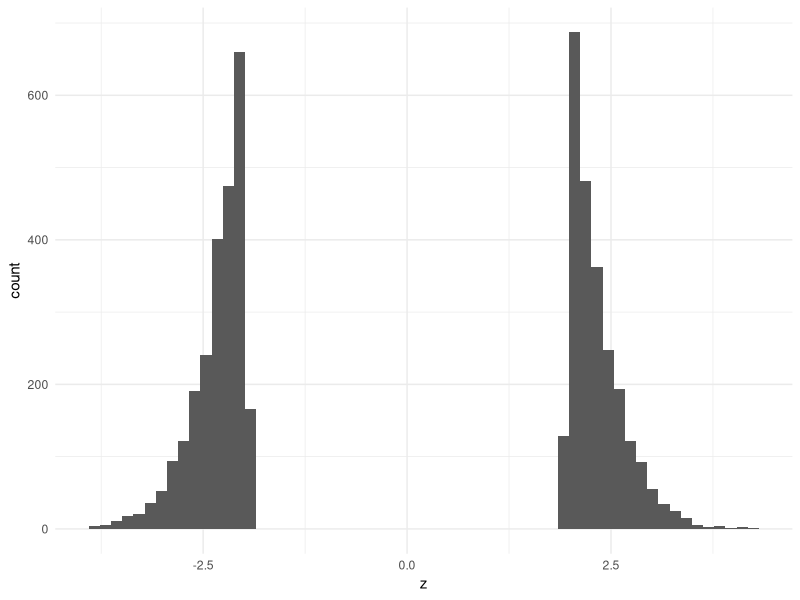

Here is the R script that generated this plot:
## ---- chunk 1
library(ggplot2)
library(dplyr)
theme_set(theme_minimal())
## ---- chunk 2
# The teacher's sheet and the sheet with solutions start from this seed. The student
# sheet gets none: the generator drops this div with the answers (convenor, 13 October).
set.seed(313)
## ---- chunk 3
z <- rnorm(1e5)
## ---- chunk 4
survivors <- z[abs(z) > 1.96]
length(survivors) / length(z)
data.frame(z = survivors) |>
  ggplot(aes(z)) + geom_histogram(bins = 60)
mean(abs(survivors))
dnorm(1.96) / (1 - pnorm(1.96))

z1 <- rnorm(1e5, mean = 1)
surv1 <- z1[z1 > 1.96]
mean(surv1)
1 + dnorm(1.96 - 1) / (1 - pnorm(1.96 - 1))
mean(surv1) / 1
## ---- chunk 5
generate_data <- function(beta0 = 0, betaX = 0, betaA = 0, betaXA = 0,
                          n = 200, proportion = 1/2) {
  X <- rnorm(n)
  A <- rbinom(n, 1, proportion)
  Y <- beta0 + betaX * X + betaA * A + betaXA * X * A + rnorm(n, sd = 1)
  data.frame(Y = Y, X = X, A = factor(A))
}

one_experiment <- function(beta0 = 0, betaX = 0, betaA = 0, betaXA = 0,
                           n = 200, proportion = 1/2) {
  one_sample <- generate_data(beta0, betaX, betaA, betaXA, n, proportion)
  one_fit <- lm(Y ~ X + A + X * A, one_sample)
  summary(one_fit)$coefficients[2, 4]
}
## ---- chunk 6
rejection_level <- 0.05
n_experiments <- 1000
mean(replicate(n_experiments, one_experiment()) < rejection_level)

one_searched_experiment <- function(beta0 = 0, betaX = 0, betaA = 0,
                                    betaXA = 0, n = 200, proportion = 1/2) {
  one_sample <- generate_data(beta0, betaX, betaA, betaXA, n, proportion)
  full_fit <- lm(Y ~ X + A + X * A, one_sample)
  simple_fit <- lm(Y ~ X, one_sample)
  min(summary(full_fit)$coefficients[-1, 4],
      summary(simple_fit)$coefficients[2, 4])
}
mean(replicate(n_experiments, one_searched_experiment()) < rejection_level)

sapply(c(200, 300, 400, 500), function(n)
  mean(replicate(n_experiments, one_experiment(betaX = 0.2, n = n)) < rejection_level))

one_experiment_estimate <- function(betaX = 0.2, n = 400) {
  one_sample <- generate_data(betaX = betaX, n = n)
  one_fit <- lm(Y ~ X + A + X * A, one_sample)
  summary(one_fit)$coefficients[2, c(1, 4)]
}
results <- t(replicate(n_experiments, one_experiment_estimate()))
colnames(results) <- c("estimate", "p_value")
results <- as.data.frame(results)
mean(results$estimate)                              # all experiments
mean(results$estimate[results$p_value < 0.05])      # the reported ones
